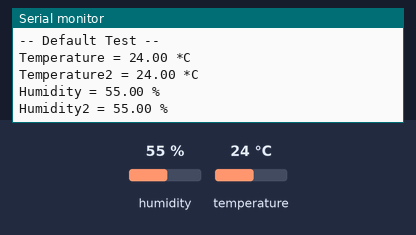
Bench run of a sketch on a simulated ESP8266 (NodeMCU). Parts: the last lines printed to the serial monitor. The test bench sets the inputs (shaded band); at power-on: humidity 55 %, temperature 24 °C. Not simulated (calls return 0 or success): Secret.h; names the files do not define were given values by the test bench: MQTT_PORT = 1883.

Above: at 1.2 s.
1.3 s: humidity set to 22 %
At 3.1 s:
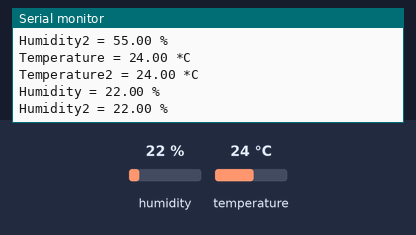
3.2 s: temperature set to 12 °C
5.1 s: humidity set to 40 %
At 6.5 s:
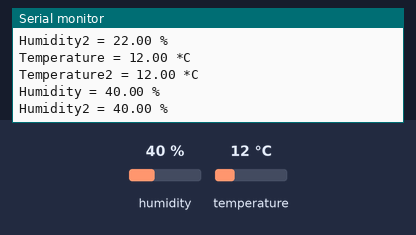
Timing chart, 0 to 8.1 s (numbered marks = the images above; inputs shaded):
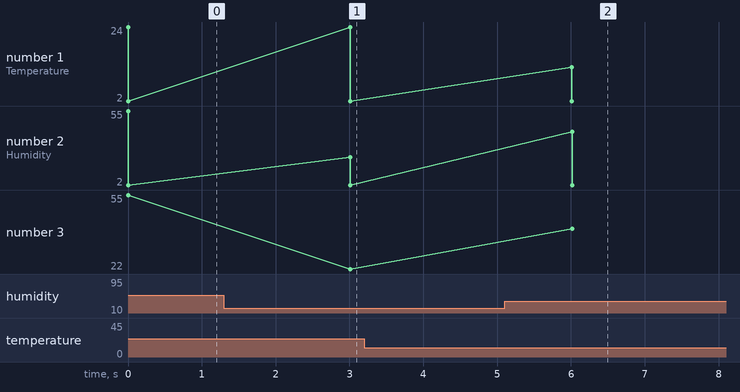

Measured:
- after the input at 1.3 s, the serial monitor: prints a new line after 1.7 s (image 1)
- after the input at 5.1 s, the serial monitor: prints a new line after 0.91 s (image 2)
- plotted number 3: 55 → 22 after the input at 1.3 s, 22 → 40 after the input at 5.1 s

The sketch:

Bme280Control.ino
```cpp
#include <RBD_Timer.h>
#include <ESP8266WiFi.h>
#include <PubSubClient.h>
#include <Secret.h>
#include <ArduinoOTA.h>

#include <Wire.h>
//#include <Adafruit_Sensor.h>
#include <Adafruit_BME280.h>

//***Блок переменных
const char* ssid = WI_FI_SSID;
const char* password = WI_FI_PASSWORD;
const char *mqtt_server = MQTT_SERVER;
const int mqtt_port = MQTT_PORT; // Порт для подключения к серверу MQTT
const char* mqttUser = MQTT_USER;
const char* mqttPass = MQTT_PASSWORD;

const char* clientName = "switch6";
const char *topicSwitch = "home/switches/6";
const char *topicSwitchState = "home/switches/6/status";

const int buttonPin = 12; //-1 - нет физической кнопки
const int relayPin = 13;

boolean levelTrigger = LOW;
boolean levelButton = HIGH; // Сигнал в нормальном состоянии на кнопке или датчике касания

WiFiClient wclient;
PubSubClient mqttclient(wclient);

RBD::Timer reconnectTimer(60000); //пауза между реконнектами Wi-Fi
RBD::Timer debugTimer(3000); //3 sec для того, чтобы не забивать эфир
RBD::Timer lockTimer(30); // защита от дребезга
RBD::Timer lockTimer2(90); // защита от дребезга

#define BME280_ADDRESS  (0x77)
#define BME280_ADDRESS2  (0x76)
//**


Adafruit_BME280 bme; // I2C
Adafruit_BME280 bme2; // I2C


const long delayTime = 3000;

void setup() {

	Serial.begin(115200);

	Serial.print(F("BME280 start "));
	bool status = bme.begin(BME280_ADDRESS);
	Serial.println(status);

	Serial.print(F("BME280-2 start "));
	bool status2 = bme2.begin(BME280_ADDRESS2);
	Serial.println(status);


	Serial.println("-- Default Test --");

	Serial.println();
}


void loop() {
	printValues();
	delay(delayTime);
}


void printValues() {

	Serial.print("Temperature = ");
	Serial.print(bme.readTemperature());
	Serial.println(" *C");
	Serial.print("Temperature2 = ");
	Serial.print(bme2.readTemperature());
	Serial.println(" *C");

	Serial.print("Humidity = ");
	Serial.print(bme.readHumidity());
	Serial.println(" %");
	Serial.print("Humidity2 = ");
	Serial.print(bme2.readHumidity());
	Serial.println(" %");


	Serial.println();

}
```
